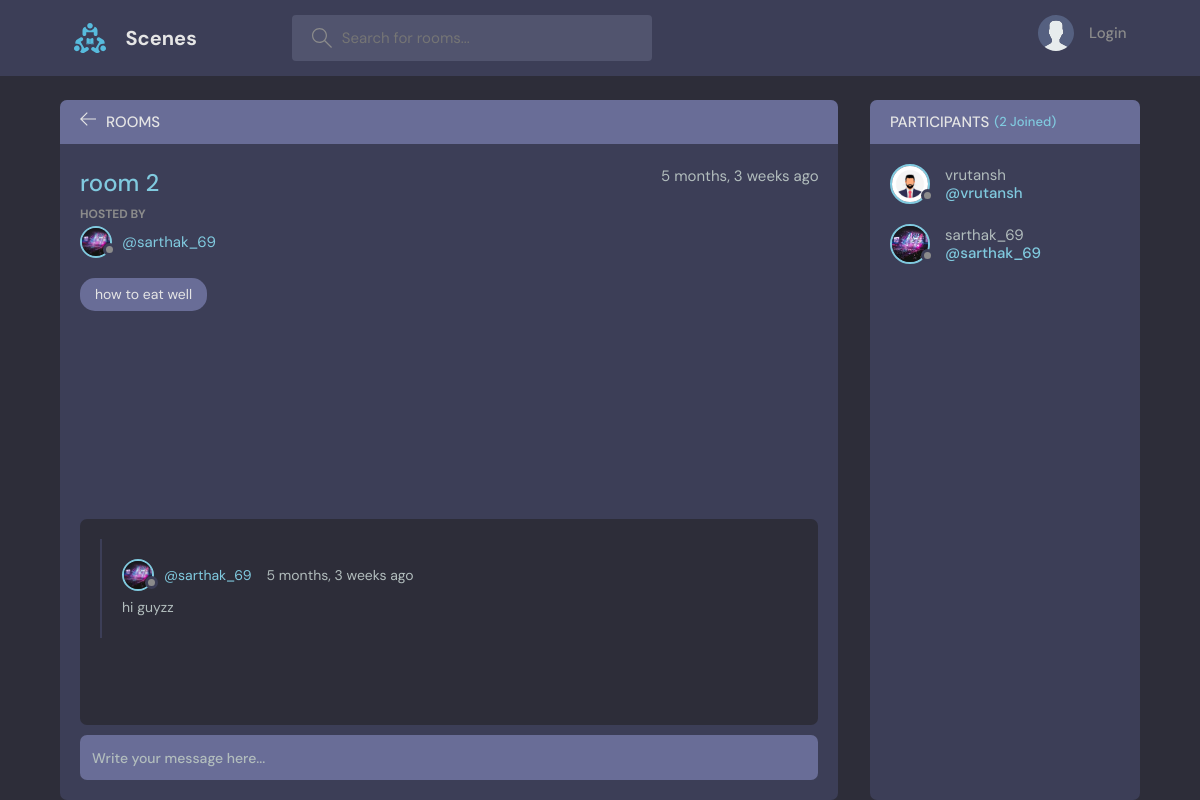
Page /room/2/ on the committed database.
### base/models.py (models this page shows, shortened)
class Room(models.Model):
    host = models.ForeignKey(User, on_delete=models.SET_NULL, null=True)
    topic = models.ForeignKey(Topic, on_delete=models.SET_NULL, null=True)
    name = models.CharField(max_length=200)
    description = models.TextField(null = True, blank = True)
    participants = models.ManyToManyField(User, related_name='participants', blank=True)
    upated = models.DateTimeField(auto_now = True)
    created = models.DateTimeField(auto_now_add = True)
    class Meta:
           ordering = ['-upated', '-created']

class User(AbstractUser):
    name = models.CharField(max_length=200, null=True)
    email = models.EmailField(unique=True, null=True)
    bio = models.TextField(null=True)
    avatar = models.ImageField(null=True, default="avatar.svg")
    USERNAME_FIELD = 'email'
    REQUIRED_FIELDS = []

class Topic(models.Model):
    name = models.CharField(max_length=200)
    def __str__(self):
        return self.name

class Message(models.Model):
    user = models.ForeignKey(User, on_delete=models.CASCADE)
    room = models.ForeignKey(Room, on_delete=models.CASCADE)
    body = models.TextField()
    upated = models.DateTimeField(auto_now = True)
    created = models.DateTimeField(auto_now_add = True)
    class Meta:
           ordering = ['-upated', '-created']

### base/views.py (the view, shortened to what this page needs)
# urls.py: path('room/<str:pk>/', views.room, name="room"),
def room(request, pk):
    room = Room.objects.get(id=pk)
    room_messages = room.message_set.all()
    participants = room.participants.all()
    context = {'room': room, 'room_messages':room_messages, 'participants':participants}
    return render(request,'base/room.html', context)

### base/templates/base/room.html (shortened to what this page needs)
{% extends 'main.html' %}
{% block content %}
    <main class="profile-page layout layout--2">
      <div class="container">
        <div class="room">
          <div class="room__top">
            <div class="room__topLeft">
              <a href="{% url 'home'%}">
                <svg version="1.1" xmlns="http://www.w3.org/2000/svg" width="32" height="32" viewBox="0 0 32 32">
                  <title>arrow-left</title>
                  <path
                    d="M13.723 2.286l-13.723 13.714 13.719 13.714 1.616-1.611-10.96-10.96h27.625v-2.286h-27.625l10.965-10.965-1.616-1.607z"
                  ></path>
                </svg>
              </a>
              <h3> Rooms</h3>
            </div>
        </div>
          <div class="room__box scroll">
            <div class="room__header scroll">
              <div class="room__info">
                <h3>{{room.name}}</h3>
                <span>{{room.created|timesince}} ago</span>
              </div>
            <div class="room__hosted">
                <p>Hosted By</p>
                <a href="{% url 'user-profile' room.host.id %}" class="room__author">
                  <div class="avatar avatar--small">
                    <img src="{{room.host.avatar.url}}" />
                  </div>
                  <span>@{{room.host.username}}</span>
                </a>
              </div>
              <span class="room__topics">{{room.topic}}</span>
            </div>
            <div class="room__conversation">
              <div class="threads scroll">
              {% for message in room_messages %}
                <div class="thread">
                  <div class="thread__top">
                    <div class="thread__author">
                      <a href="{% url 'user-profile' message.user.id %}" class="thread__authorInfo">
                        <div class="avatar avatar--small">
                          <img src="{{message.user.avatar.url}}" />
                        </div>
                        <span>@{{message.user.username}}</span>
                      </a>
                      <span class="thread__date">{{message.created|timesince}} ago</span>
                    </div>
                  </div>
                  <div class="thread__details">
                    {{message.body}}
                  </div>
                </div>
              {% endfor %}
              </div>
            </div>
          </div>
          <div class="room__message">
            <form action="" method="POST">
              <input name="body" placeholder="Write your message here..." />
            </form>
          </div>
        </div>
        <div class="participants">
          <h3 class="participants__top">Participants <span>({{participants.count}} Joined)</span></h3>
          <div class="participants__list scroll">
            {% for user in participants %}
            <a href="{% url 'user-profile' user.id %}" class="participant">
              <div class="avatar avatar--medium">
                <img src="{{user.avatar.url}}"/>
              </div>
              <p>
                {{user.username}}
                <span>@{{user.username}}</span>
              </p>
            </a>
            {% endfor %}
          </div>
        </div>
      </div>
    </main>
{% endblock content %}

### rows in the picture
Room: name "room 2", created "5 months, 3 weeks", host.avatar (picture), host.username "sarthak_69", topic "how to eat well"
Message: user.avatar (picture), user.username "sarthak_69", created "5 months, 3 weeks", body "hi guyzz"
User: avatar (picture), username "vrutansh"
User: avatar (picture), username "sarthak_69"

### other values in the picture
{{ participants.count }} "2"
